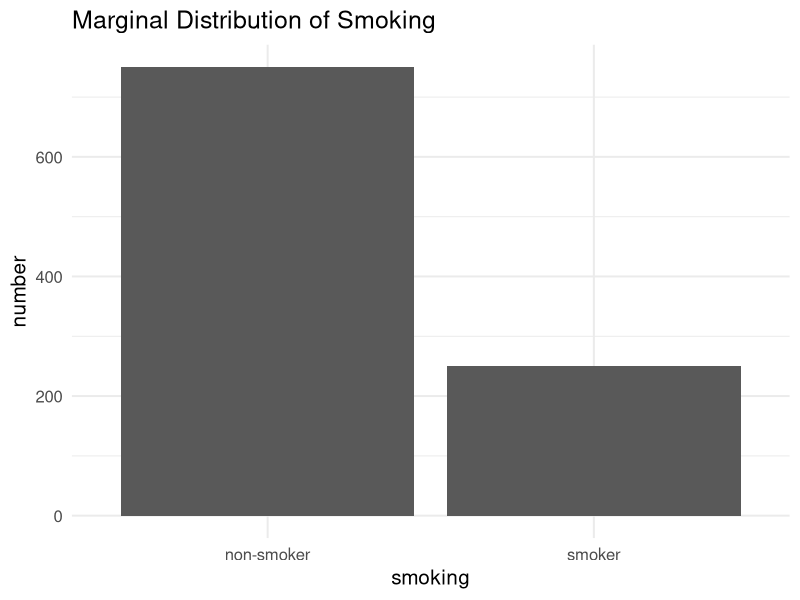
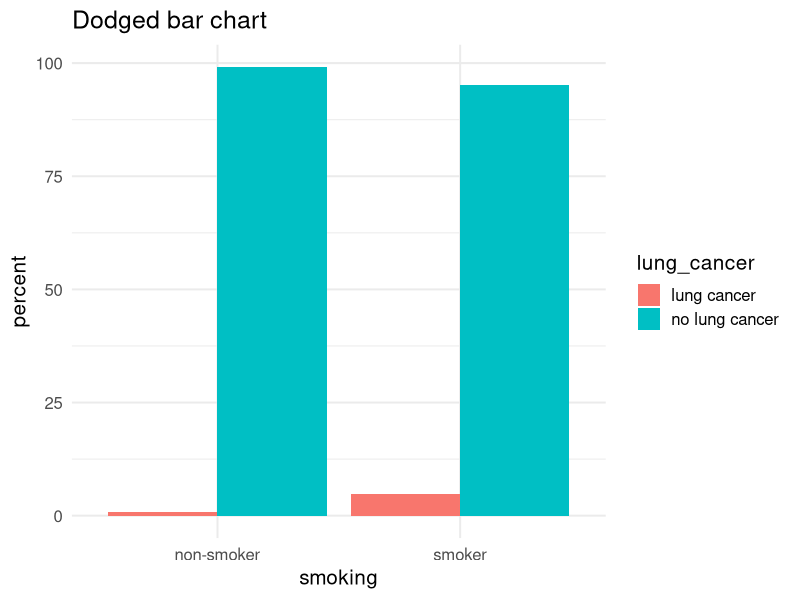
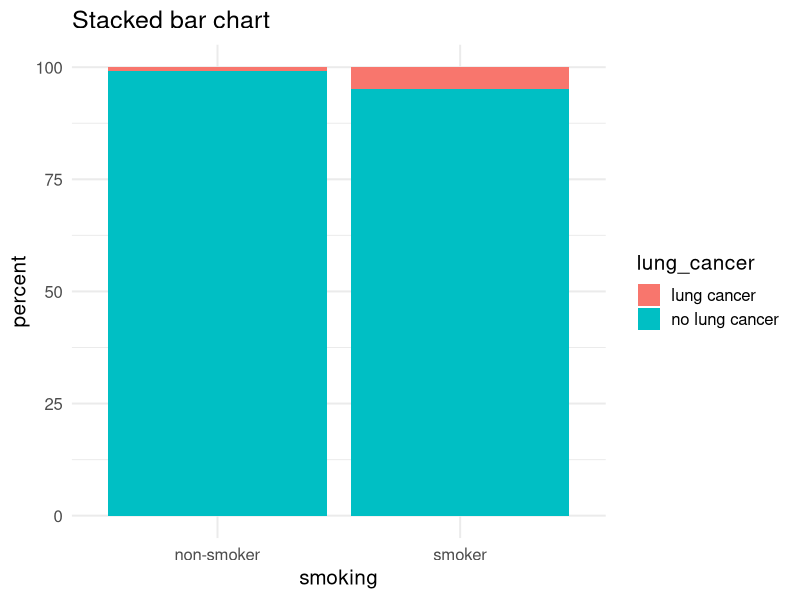
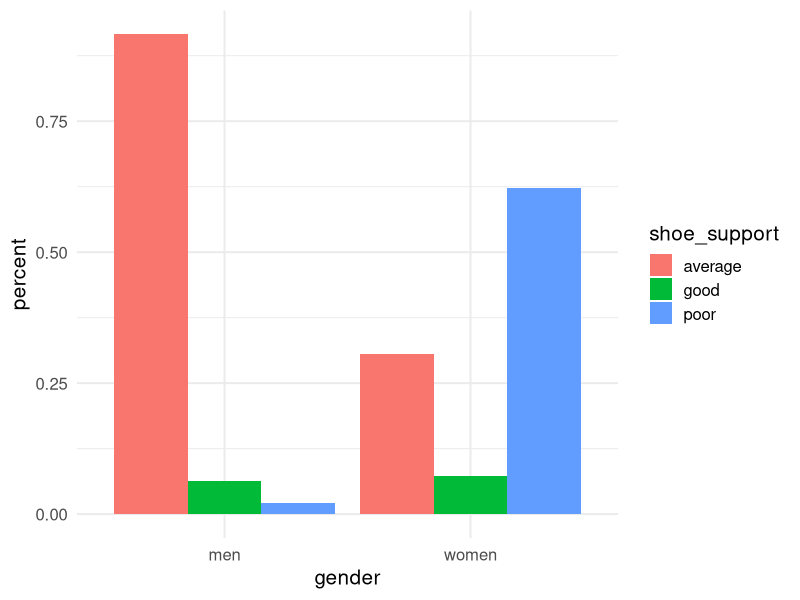
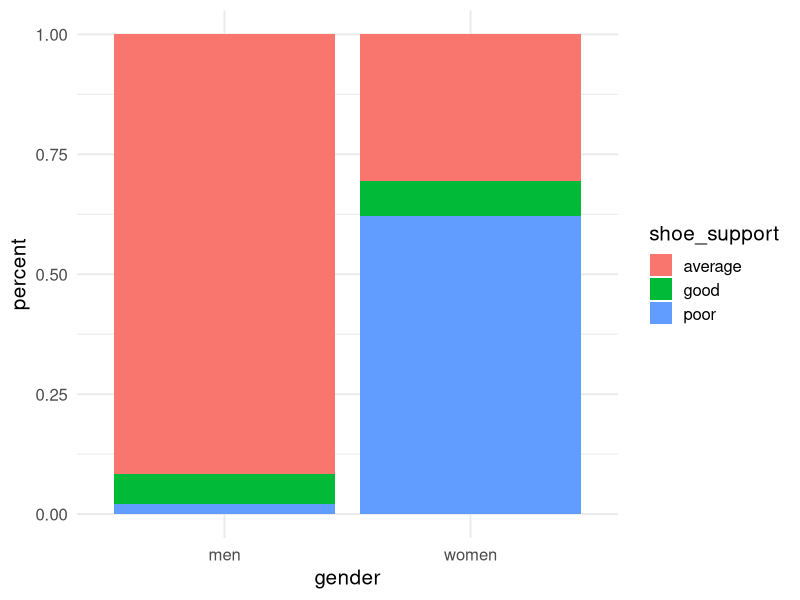
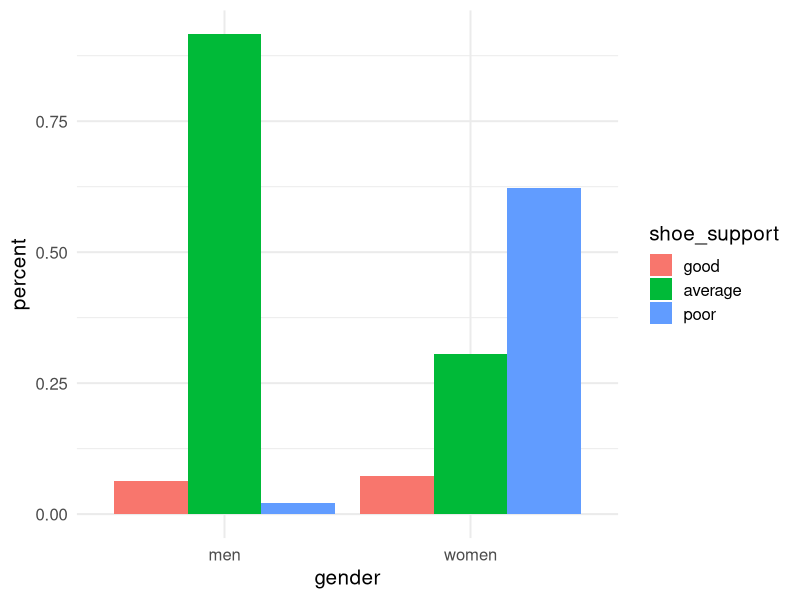
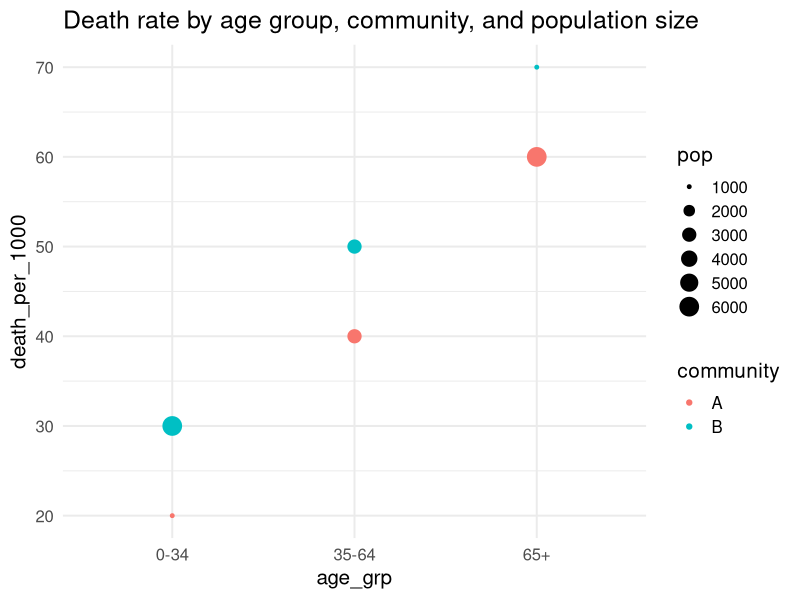
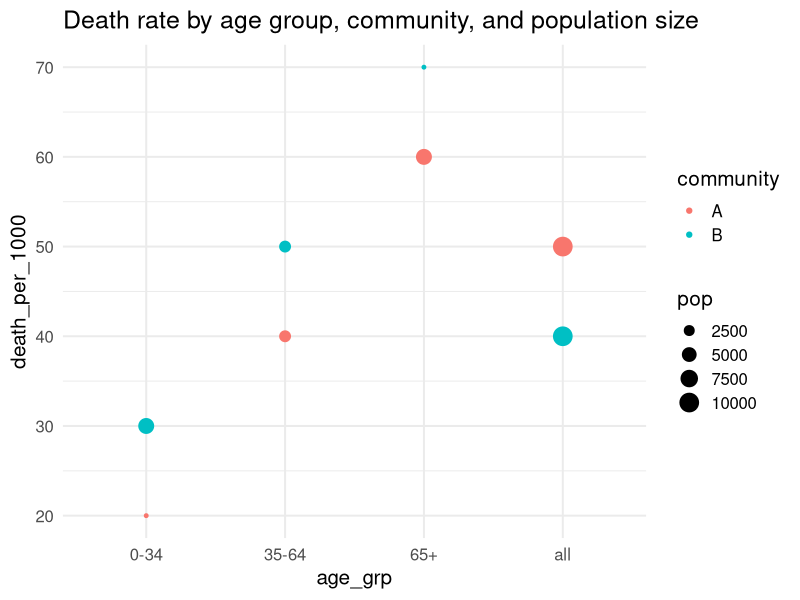

Write R code to recreate these figures, in order.
## ---- chunk 1
library(knitr) # for include_graphics() 
library(dplyr)
## ---- chunk 2
library(tibble)
library(ggplot2)
library(dplyr)
library(forcats)
## ---- chunk 3
library(dplyr)
# students, you don't need to know how to do this
two_way_data <- tribble(~ smoking, ~ lung_cancer, ~ percent, ~number,
                     "smoker", "lung cancer", 4.8, 12,
                     "smoker", "no lung cancer", 95.2,238, 
                     "non-smoker", "lung cancer", 0.9, 7,
                     "non-smoker", "no lung cancer", 99.1, 743)
## ---- chunk 4
ggplot(two_way_data, aes(x = smoking, y=number)) + 
  geom_bar( stat = "identity")  +
  labs(title = "Marginal Distribution of Smoking") + theme_minimal(base_size = 15)
## ---- chunk 5
ggplot(two_way_data, aes(x = smoking, y = percent)) + 
  geom_bar(aes(fill = lung_cancer), stat = "identity", position = "dodge")  +
  labs(title = "Dodged bar chart") + theme_minimal(base_size = 15)
## ---- chunk 6
ggplot(two_way_data, aes(x = smoking, y = percent)) + 
  geom_bar(aes(fill = lung_cancer), stat = "identity", position = "stack") +
  labs(title = "Stacked bar chart") + theme_minimal(base_size = 15)
## ---- chunk 7
# students, you don't need to know how to do this
shoe_data <- tribble(~ shoe_support, ~ gender, ~ percent,
                       "good",    "men",   94/1472, 
                       "average", "men",   1348/1472,
                       "poor",    "men",   30/1472,
                       "good",    "women", 137/1900,
                       "average", "women", 581/1900,
                       "poor",    "women", 1182/1900)
shoe_data
## ---- chunk 8
ggplot(shoe_data, aes(x = gender, y = percent)) + 
  geom_bar(stat = "identity", aes(fill = shoe_support), position = "dodge") +
  theme_minimal(base_size = 15)
## ---- chunk 9
ggplot(shoe_data, aes(x = gender, y = percent)) + 
  geom_bar(stat = "identity", aes(fill = shoe_support), position = "stack") +
  theme_minimal(base_size = 15)
## ---- chunk 10
library(forcats)
shoe_data <- shoe_data %>% 
  mutate(shoe_support = fct_relevel(shoe_support, "good", "average", "poor"))

ggplot(shoe_data, aes(x = gender, y = percent)) + 
  geom_bar(stat = "identity", aes(fill = shoe_support), position = "dodge") +
  theme_minimal(base_size = 15)
## ---- chunk 11

simp_data <- tribble(~ age_grp, ~ community, ~ deaths, ~ pop,
                     "0-34", "A", 20, 1000, 
                     "35-64", "A", 120, 3000,
                     "65+", "A", 360, 6000,
                     "all", "A", 500, 10000,
                     "0-34", "B", 180, 6000,
                     "35-64", "B", 150, 3000,
                     "65+", "B", 70, 1000,
                     "all", "B", 400, 10000)
simp_data <- simp_data %>% 
  mutate(death_per_1000 = (deaths/pop) * 1000)
simp_data_no_all <- simp_data %>% filter(age_grp != "all")
## ---- chunk 12
ggplot(simp_data_no_all, aes(x = age_grp, y = death_per_1000)) + 
  geom_point(aes(col = community, size = pop)) + 
  labs(title = "Death rate by age group, community, and population size") +
  theme_minimal(base_size = 15)
## ---- chunk 13
ggplot(simp_data, aes(x = age_grp, y = death_per_1000)) + 
  geom_point(aes(col = community, size = pop)) + 
  labs(title = "Death rate by age group, community, and population size") +
  theme_minimal(base_size = 15)
## ---- chunk 14
#students, don't need to know the scale_fill_manual() function
ggplot(simp_data, aes(x = community, y = death_per_1000)) + 
  geom_bar(aes(fill = age_grp), position = "dodge", stat = "identity", col = "white") +
  theme_minimal(base_size = 15) +
  scale_fill_manual(values = c("#74a9cf", "#0570b0", "#034e7b", "grey"))
  # this scale function allows you to manually set your fill colors
  # colors declared with "#123456" are called hex codes and you can find them online!
